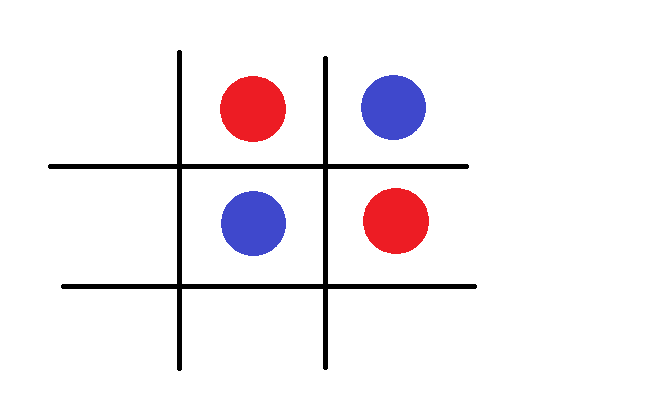
#> input picture Imagenes/tablero0.png, 662 x 405 px, found by its file name
$ python casillas_V3.py
#> lines starting #> are read from the running program, lines starting #| are printed output that depends on the picture; after the words box and inside, x2 and y2 are one past the last pixel; in counts of white or black regions, pixels touching at a corner belong together
### Visión/dimensionesTablero_V3.py
import cv2

def encontrar_esquinas_casillas(image):
    # Convertir a escala de grises
    gray = cv2.cvtColor(image, cv2.COLOR_BGR2GRAY)

    # Aplicar un desenfoque para reducir el ruido
    blurred = cv2.GaussianBlur(gray, (5, 5), 0)

    # Aplicar un umbral para detectar las áreas negras
    _, thresholded = cv2.threshold(blurred, 50, 255, cv2.THRESH_BINARY)

    # Aplicar la detección de bordes con Canny
    edges = cv2.Canny(thresholded, 20, 80)

    # Encontrar contornos en los bordes detectados
    contours, _ = cv2.findContours(edges, cv2.RETR_EXTERNAL, cv2.CHAIN_APPROX_SIMPLE)

    # Encontrar el contorno más grande, que debería ser el contorno del tablero
    contorno_tablero = max(contours, key=cv2.contourArea)

    # Crear una lista para almacenar las coordenadas de las esquinas de cada casilla
    esquinas_casillas = []

    # Iterar sobre todos los contornos encontrados
    for contorno in contours:
        # Calcular las coordenadas del rectángulo delimitador
        x, y, w, h = cv2.boundingRect(contorno)

        # Calcular las coordenadas de las esquinas de la casilla
        esquina_superior_izquierda = (x, y)
        esquina_superior_derecha = (x + w, y)
        esquina_inferior_izquierda = (x, y + h)
        esquina_inferior_derecha = (x + w, y + h)
        """
        si por ejemplo mi tablero estuviese girado o con un poco torcido, se podría hacer un enderezado ?

        # Obtener las coordenadas de las esquinas del tablero en la imagen original
        esquinas_originales = encontrar_esquinas_casillas(image)

        # Definir las coordenadas de las esquinas en la imagen rectificada
        # Ajusta estas coordenadas según tu necesidad
        esquina_superior_izquierda_rect = (0, 0)
        esquina_superior_derecha_rect = (ancho_tablero_rectificado, 0)
        esquina_inferior_izquierda_rect = (0, alto_tablero_rectificado)
        esquina_inferior_derecha_rect = (ancho_tablero_rectificado, alto_tablero_rectificado)

        # Calcular la matriz de transformación
        matriz_transformacion = cv2.getPerspectiveTransform(np.array(esquinas_originales, dtype=np.float32), np.array([esquina_superior_izquierda_rect, esquina_superior_derecha_rect, esquina_inferior_izquierda_rect, esquina_inferior_derecha_rect], dtype=np.float32))

        # Aplicar la transformación para enderezar el tablero
        imagen_rectificada = cv2.warpPerspective(image, matriz_transformacion, (ancho_tablero_rectificado, alto_tablero_rectificado))
        """

        # Agregar las coordenadas de las esquinas a la lista
        esquinas_casillas.append((esquina_superior_izquierda, esquina_superior_derecha, esquina_inferior_izquierda, esquina_inferior_derecha))

    return esquinas_casillas

# Llamar a la función con la imagen y obtener las coordenadas de las esquinas
image = cv2.imread('Imagenes/tablero0.png')
#> image is the input picture: shape (405, 662, 3); mean B, G, R 241.3, 237.8, 242.9
coordenadas_esquinas = encontrar_esquinas_casillas(image)
#> in encontrar_esquinas_casillas, `gray = cv2.cvtColor(image, cv2.COLOR_BGR2GRAY)`:
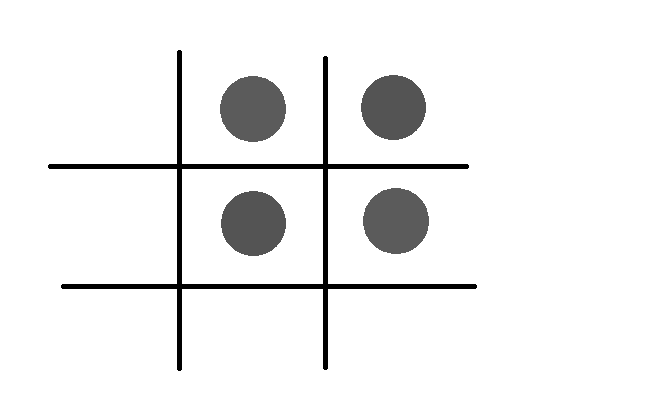
#> gray: shape (405, 662); min 0, max 255, mean 239.7
#> in encontrar_esquinas_casillas, `blurred = cv2.GaussianBlur(gray, (5, 5), 0)`:
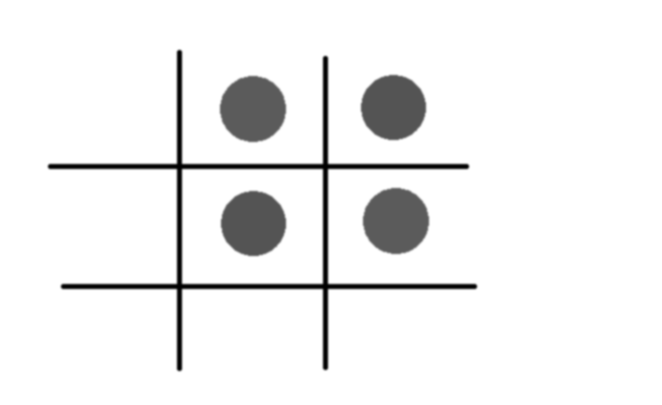
#> blurred: shape (405, 662); min 0, max 255, mean 239.7
#> in encontrar_esquinas_casillas, `_, thresholded = cv2.threshold(blurred, 50, 255, cv2.THRESH_BINARY)`:
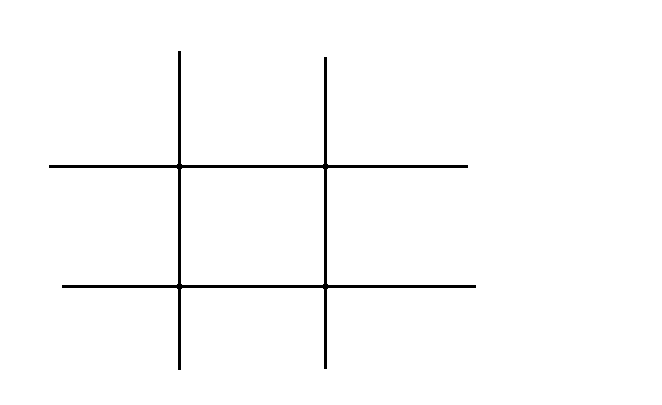
#> thresholded: shape (405, 662); 98.4% white; 1 black region, box (x1, y1, x2, y2) and area: (49, 51, 476, 370) 4372
#> in encontrar_esquinas_casillas, `edges = cv2.Canny(thresholded, 20, 80)`:
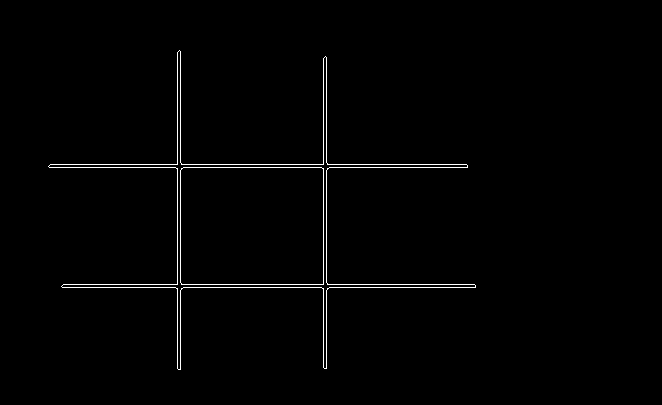
#> edges: shape (405, 662); 1.1% white in thin lines or dots, all inside (x1, y1, x2, y2) = (48, 50, 476, 370)
#> in encontrar_esquinas_casillas, `contours, _ = cv2.findContours(edges, cv2.RETR_EXTERNAL, cv2.CHAIN_APP..`: contours = 1 contour; box (x1, y1, x2, y2) and area: (48, 50, 476, 370) 21102
#> in encontrar_esquinas_casillas, `contorno_tablero = max(contours, key=cv2.contourArea)`: contorno_tablero = contour of 48 points, box (x1, y1, x2, y2) (48, 50, 476, 370), area 21102
#> the loop in encontrar_esquinas_casillas, `for contorno in contours:` made 1 pass
#> (x, y, w, h, esquina_superior_derecha, esquina_inferior_izquierda, esquina_inferior_derecha) on pass 1: (48, 50, 428, 320, (476, 50), (48, 370), (476, 370))
#> after the loop in encontrar_esquinas_casillas, `for contorno in contours:`: esquinas_casillas = [((48, 50), (476, 50), (48, 370), (476, 370))]
#> coordenadas_esquinas = [((48, 50), (476, 50), (48, 370), (476, 370))]
print(coordenadas_esquinas)
#| [((48, 50), (476, 50), (48, 370), (476, 370))]
# Ahora, coordenadas_esquinas contiene las coordenadas de las esquinas de todas las casillas encontradas en la imagen.

### Visión/contornosFichas_V3.py
import cv2
import numpy as np

def detectar_contornos_fichas(image):
    # Definir los rangos de color para cada color
    lower_blue = np.array([90, 50, 50])
    upper_blue = np.array([130, 255, 255])

    lower_red1 = np.array([0, 100, 100])
    upper_red1 = np.array([10, 255, 255])
    lower_red2 = np.array([160, 100, 100])
    upper_red2 = np.array([180, 255, 255])

    lower_green = np.array([40, 100, 100])
    upper_green = np.array([80, 255, 255])

    lower_yellow = np.array([20, 100, 100])
    upper_yellow = np.array([40, 255, 255])

    # Convertir la imagen a espacio de color HSV
    hsv = cv2.cvtColor(image, cv2.COLOR_BGR2HSV)

    # Crear máscaras para cada color
    mask_blue = cv2.inRange(hsv, lower_blue, upper_blue)
    mask_red1 = cv2.inRange(hsv, lower_red1, upper_red1)
    mask_red2 = cv2.inRange(hsv, lower_red2, upper_red2)
    mask_green = cv2.inRange(hsv, lower_green, upper_green)
    mask_yellow = cv2.inRange(hsv, lower_yellow, upper_yellow)

    # Combinar las máscaras para todos los colores
    combined_mask = mask_blue + mask_red1 + mask_red2 + mask_green + mask_yellow

    # Encontrar los contornos en la máscara combinada
    contours, _ = cv2.findContours(combined_mask, cv2.RETR_EXTERNAL, cv2.CHAIN_APPROX_SIMPLE)

    return contours

# Ejemplo de uso:
"""
# Cargar la imagen
image = cv2.imread('Imagenes/tablero3.png')
contornos_detectados = detectar_contornos_colores(image)
print(contornos_detectados)
# Ahora contornos_detectados contiene los contornos de los colores detectados en la imagen.
"""

### Visión/casillas_V3.py
import cv2
import numpy as np
import dimensionesTablero_V3
import contornosFichas_V3

# Cargar la imagen
image = cv2.imread('Imagenes/tablero0.png')

# Detectar la dimensión del tablero y los contornos de las fichas
dimensionesTablero = dimensionesTablero_V3.encontrar_esquinas_casillas(image)
#> the loop in encontrar_esquinas_casillas (call 2), `for contorno in contours:` made 1 pass
#> dimensionesTablero = [((48, 50), (476, 50), (48, 370), (476, 370))]
contornosFichas = contornosFichas_V3.detectar_contornos_fichas(image)
#> in detectar_contornos_fichas, `mask_blue = cv2.inRange(hsv, lower_blue, upper_blue)`:
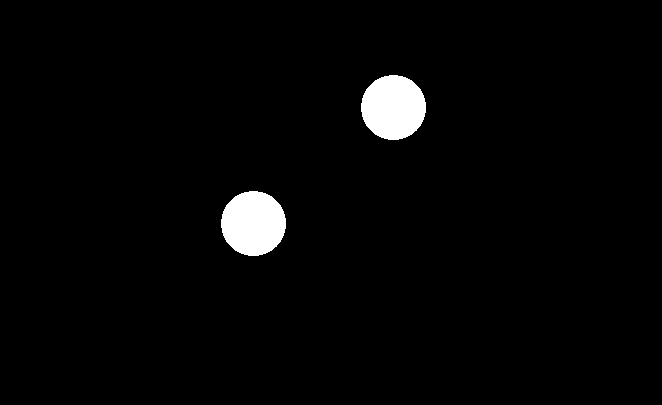
#> mask_blue: shape (405, 662); 2.5% white; 2 white regions, box (x1, y1, x2, y2) and area: (361, 75, 426, 140) 3310, (221, 191, 286, 256) 3310
#> in detectar_contornos_fichas, `mask_red2 = cv2.inRange(hsv, lower_red2, upper_red2)`:
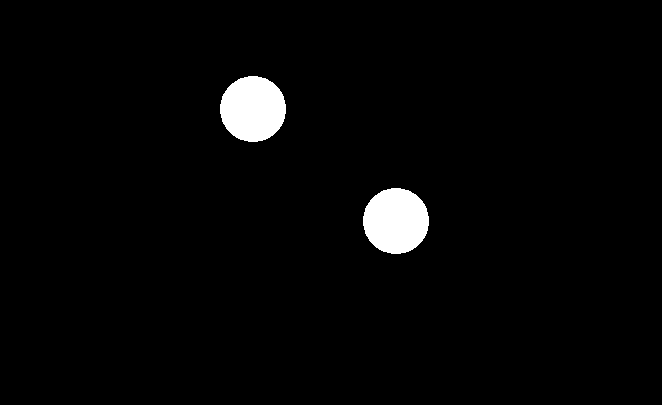
#> mask_red2: shape (405, 662); 2.5% white; 2 white regions, box (x1, y1, x2, y2) and area: (220, 76, 286, 142) 3416, (363, 188, 429, 254) 3416
#> in detectar_contornos_fichas, `combined_mask = mask_blue + mask_red1 + mask_red2 + mask_green + mask_..`:
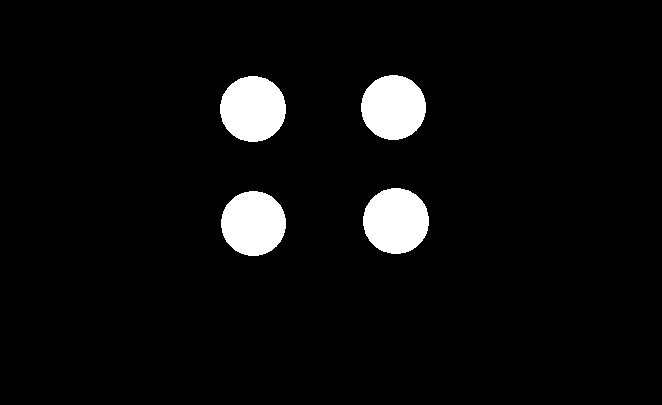
#> combined_mask: shape (405, 662); 5% white; 4 white regions
#> in detectar_contornos_fichas, `contours, _ = cv2.findContours(combined_mask, cv2.RETR_EXTERNAL, cv2.C..`: contours = 4 contours; box (x1, y1, x2, y2) and area: (363, 188, 429, 254) 3323, (220, 76, 286, 142) 3323, (221, 191, 286, 256) 3218, (361, 75, 426, 140) 3218
#> contornosFichas has the same summary as contours in detectar_contornos_fichas

# Calcular las dimensiones de las casillas
esquinas_tablero = dimensionesTablero[0]  # Accedemos a la única tupla en la lista
#> esquinas_tablero = ((48, 50), (476, 50), (48, 370), (476, 370))

# Extraer las coordenadas de las esquinas
esquina_superior_izquierda = esquinas_tablero[0]
#> esquina_superior_izquierda = (48, 50)
esquina_superior_derecha = esquinas_tablero[1]
#> esquina_superior_derecha = (476, 50)
esquina_inferior_izquierda = esquinas_tablero[2]
#> esquina_inferior_izquierda = (48, 370)
esquina_inferior_derecha = esquinas_tablero[3]
#> esquina_inferior_derecha = (476, 370)

x_min, y_min = esquina_superior_izquierda
#> x_min = 48; y_min = 50
x_max, y_max = esquina_inferior_derecha
#> x_max = 476; y_max = 370

# Ahora tienes las coordenadas de las esquinas del tablero.

ancho_casilla = (x_max - x_min) // 3
#> ancho_casilla = 142
alto_casilla = (y_max - y_min) // 3
#> alto_casilla = 106

# Crear una matriz para representar el tablero con información sobre si está ocupada
tablero = np.zeros((3, 3), dtype=bool)

# Recorrer cada casilla del tablero
for fila in range(3):
    for columna in range(3):
        # Coordenadas de la esquina superior izquierda e inferior derecha de la casilla
        x1 = x_min + columna * ancho_casilla
        y1 = y_min + fila * alto_casilla
        x2 = x1 + ancho_casilla
        y2 = y1 + alto_casilla

        # Margen fijo en función del tamaño de la casilla
        margen_x = ancho_casilla // 10  # Ajusta este valor según tus necesidades
        margen_y = alto_casilla // 10  # Ajusta este valor según tus necesidades

        # Verificar si algún contorno está dentro de la casilla o dentro del margen
        for contorno in contornosFichas:
            momentos = cv2.moments(contorno)
            if momentos["m00"] != 0:
                x = int(momentos["m10"] / momentos["m00"])
                y = int(momentos["m01"] / momentos["m00"])
                if x1 - margen_x <= x <= x2 + margen_x and y1 - margen_y <= y <= y2 + margen_y:
                    tablero[fila, columna] = True
                    break  # Puedes detener la búsqueda si se encuentra un contorno en la casilla
#> after the loop, tablero = [[False, True, True], [False, True, True], [False, False, False]]

# En este punto, la matriz 'tablero' contiene información sobre si cada casilla está ocupada o no.
print(tablero)
#| [[False  True  True]
#|  [False  True  True]
#|  [False False False]]

$ run again, with Imagenes/tablero1.png copied over Imagenes/tablero0.png
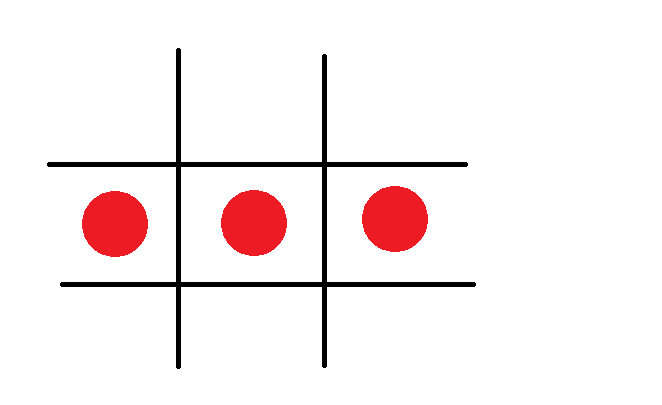
#> input picture Imagenes/tablero1.png, 662 x 405 px, found by its file name
#> image is the input picture: shape (405, 662, 3); mean B, G, R 239.7, 239.4, 247.4
#> in encontrar_esquinas_casillas, `_, thresholded = cv2.threshold(blurred, 50, 255, cv2.THRESH_BINARY)`:
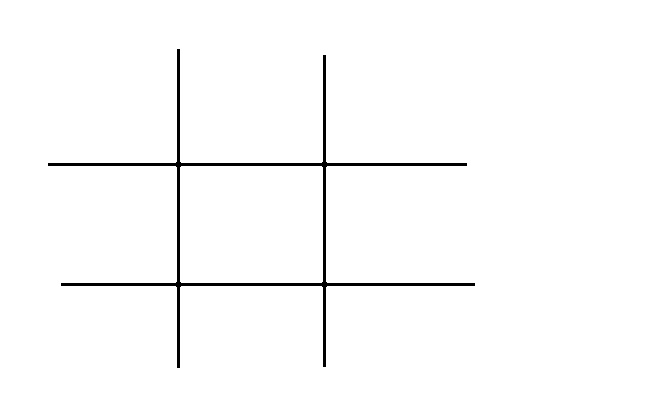
#> thresholded: shape (405, 662); 98.4% white; 1 black region, box (x1, y1, x2, y2) and area: (48, 49, 475, 368) 4372
#> edges: shape (405, 662); 1.1% white in thin lines or dots, all inside (x1, y1, x2, y2) = (47, 48, 475, 368)
#> in encontrar_esquinas_casillas, `contours, _ = cv2.findContours(edges, cv2.RETR_EXTERNAL, cv2.CHAIN_APP..`: contours = 1 contour; box (x1, y1, x2, y2) and area: (47, 48, 475, 368) 21102
#> contorno_tablero = contour of 48 points, box (x1, y1, x2, y2) (47, 48, 475, 368), area 21102
#> the loop in encontrar_esquinas_casillas, `for contorno in contours:` made 1 pass
#> (x, y, w, h, esquina_superior_derecha, esquina_inferior_izquierda, esquina_inferior_derecha) on pass 1: (47, 48, 428, 320, (475, 48), (47, 368), (475, 368))
#> after the loop in encontrar_esquinas_casillas, `for contorno in contours:`: esquinas_casillas = [((47, 48), (475, 48), (47, 368), (475, 368))]
#| [((47, 48), (475, 48), (47, 368), (475, 368))]
#> the loop in encontrar_esquinas_casillas (call 2), `for contorno in contours:` made 1 pass
#> hsv: shape (405, 662, 3); mean H, S, V 6.8, 8.6, 247.4
#> mask_blue: shape (405, 662); every value is 0
#> in detectar_contornos_fichas, `mask_red2 = cv2.inRange(hsv, lower_red2, upper_red2)`:
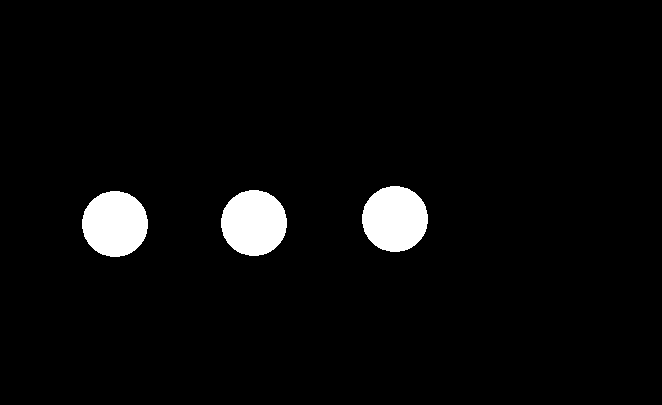
#> mask_red2: shape (405, 662); 3.8% white; 3 white regions
#> in detectar_contornos_fichas, `contours, _ = cv2.findContours(combined_mask, cv2.RETR_EXTERNAL, cv2.C..`: contours = 3 contours; box (x1, y1, x2, y2) and area: (82, 191, 148, 257) 3323, (221, 190, 287, 256) 3323, (362, 186, 428, 252) 3323
#> contornosFichas has the same summary as contours in detectar_contornos_fichas
#> esquinas_tablero = ((47, 48), (475, 48), (47, 368), (475, 368))
#> `esquina_superior_izquierda = esquinas_tablero[0]`: esquina_superior_izquierda = (47, 48)
#> `esquina_superior_derecha = esquinas_tablero[1]`: esquina_superior_derecha = (475, 48)
#> `esquina_inferior_izquierda = esquinas_tablero[2]`: esquina_inferior_izquierda = (47, 368)
#> `esquina_inferior_derecha = esquinas_tablero[3]`: esquina_inferior_derecha = (475, 368)
#> x_min = 47; y_min = 48
#> x_max = 475; y_max = 368
#> ancho_casilla = 142
#> alto_casilla = 106
#> after the loop `for fila in range(3):`: tablero = [[False, False, False], [True, True, True], [False, False, False]]
#| [[False False False]
#|  [ True  True  True]
#|  [False False False]]

$ run again, with Imagenes/tablero10.png copied over Imagenes/tablero0.png
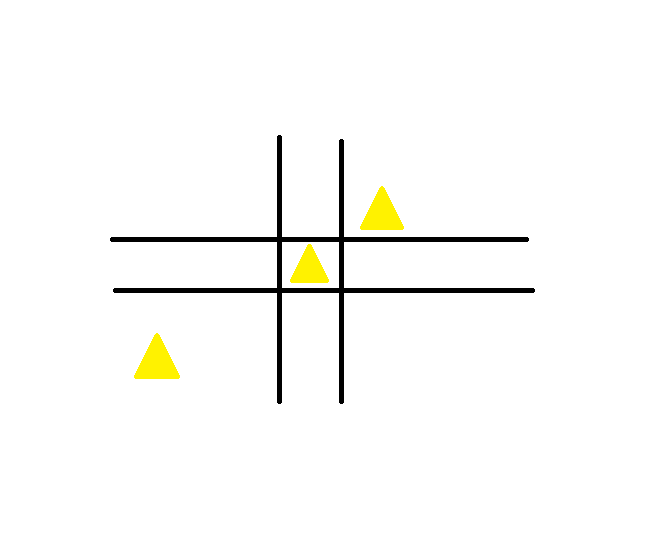
#> input picture Imagenes/tablero10.png, 662 x 547 px, found by its file name
#> image is the input picture: shape (547, 662, 3); mean B, G, R 248, 250.1, 250.2
#> in encontrar_esquinas_casillas, `_, thresholded = cv2.threshold(blurred, 50, 255, cv2.THRESH_BINARY)`:
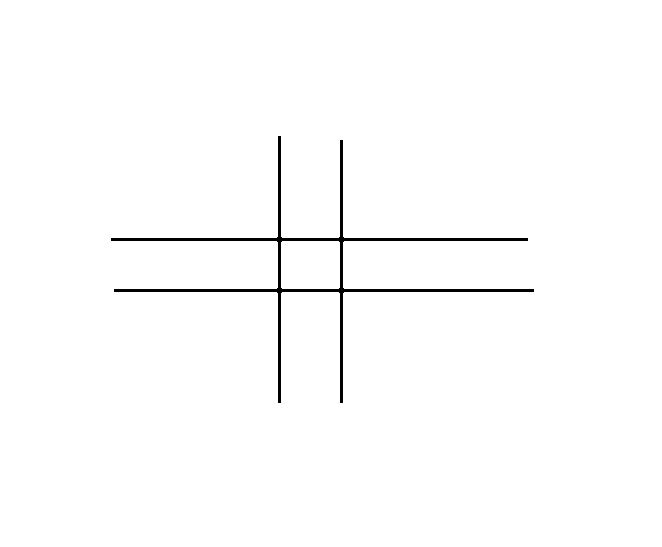
#> thresholded: shape (547, 662); 98.9% white; 1 black region, box (x1, y1, x2, y2) and area: (111, 136, 534, 403) 4081
#> edges: shape (547, 662); 0.74% white in thin lines or dots, all inside (x1, y1, x2, y2) = (110, 135, 534, 403)
#> in encontrar_esquinas_casillas, `contours, _ = cv2.findContours(edges, cv2.RETR_EXTERNAL, cv2.CHAIN_APP..`: contours = 1 contour; box (x1, y1, x2, y2) and area: (110, 135, 534, 403) 6912
#> contorno_tablero = contour of 48 points, box (x1, y1, x2, y2) (110, 135, 534, 403), area 6912
#> the loop in encontrar_esquinas_casillas, `for contorno in contours:` made 1 pass
#> (x, y, w, h, esquina_superior_derecha, esquina_inferior_izquierda, esquina_inferior_derecha) on pass 1: (110, 135, 424, 268, (534, 135), (110, 403), (534, 403))
#> after the loop in encontrar_esquinas_casillas, `for contorno in contours:`: esquinas_casillas = [((110, 135), (534, 135), (110, 403), (534, 403))]
#| [((110, 135), (534, 135), (110, 403), (534, 403))]
#> the loop in encontrar_esquinas_casillas (call 2), `for contorno in contours:` made 1 pass
#> hsv: shape (547, 662, 3); mean H, S, V 0.2, 2.2, 250.2
#> mask_blue: shape (547, 662); every value is 0
#> in detectar_contornos_fichas, `mask_yellow = cv2.inRange(hsv, lower_yellow, upper_yellow)`:
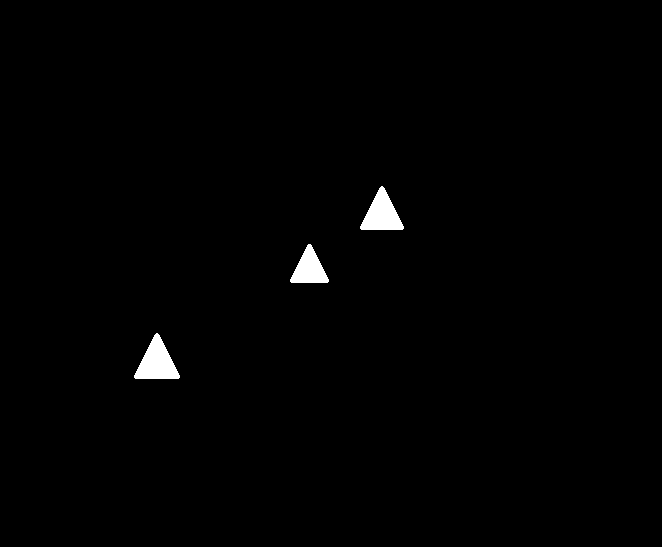
#> mask_yellow: shape (547, 662); 0.87% white; 3 white regions
#> in detectar_contornos_fichas, `contours, _ = cv2.findContours(combined_mask, cv2.RETR_EXTERNAL, cv2.C..`: contours = 3 contours; box (x1, y1, x2, y2) and area: (134, 333, 180, 379) 1120, (360, 186, 404, 230) 1027, (290, 244, 329, 283) 813
#> contornosFichas has the same summary as contours in detectar_contornos_fichas
#> esquinas_tablero = ((110, 135), (534, 135), (110, 403), (534, 403))
#> `esquina_superior_izquierda = esquinas_tablero[0]`: esquina_superior_izquierda = (110, 135)
#> `esquina_superior_derecha = esquinas_tablero[1]`: esquina_superior_derecha = (534, 135)
#> `esquina_inferior_izquierda = esquinas_tablero[2]`: esquina_inferior_izquierda = (110, 403)
#> `esquina_inferior_derecha = esquinas_tablero[3]`: esquina_inferior_derecha = (534, 403)
#> x_min = 110; y_min = 135
#> x_max = 534; y_max = 403
#> ancho_casilla = 141
#> alto_casilla = 89
#> after the loop `for fila in range(3):`: tablero = [[False, True, True], [False, True, False], [True, False, False]]
#| [[False  True  True]
#|  [False  True False]
#|  [ True False False]]
